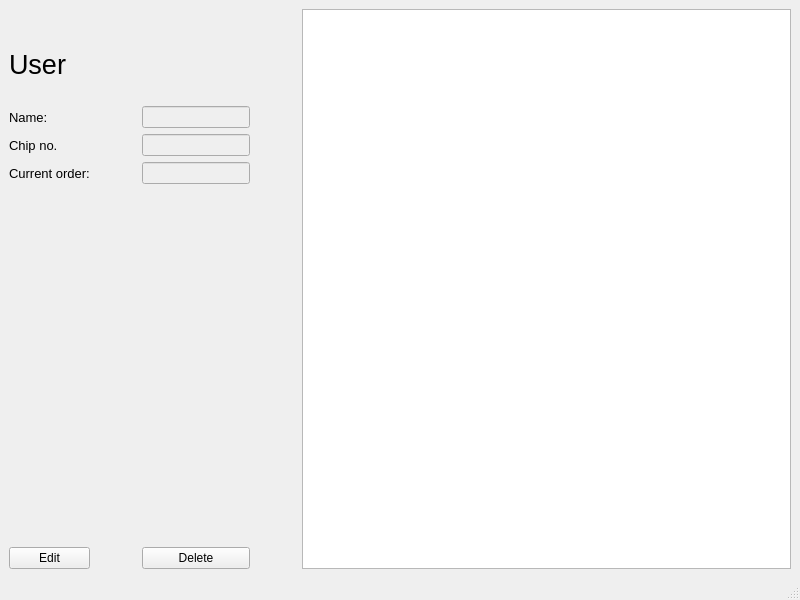
<?xml version="1.0" encoding="UTF-8"?>
<ui version="4.0">
 <class>UserTab</class>
 <widget class="QMainWindow" name="UserTab">
  <property name="geometry">
   <rect>
    <x>0</x>
    <y>0</y>
    <width>800</width>
    <height>600</height>
   </rect>
  </property>
  <property name="windowTitle">
   <string>User card</string>
  </property>
  <widget class="QWidget" name="centralwidget">
   <layout class="QHBoxLayout" name="horizontalLayout" stretch="0,2">
    <item>
     <layout class="QGridLayout" name="gridLayout">
      <item row="8" column="2">
       <widget class="QLineEdit" name="item_edit">
        <property name="enabled">
         <bool>false</bool>
        </property>
        <property name="readOnly">
         <bool>false</bool>
        </property>
       </widget>
      </item>
      <item row="5" column="1">
       <spacer name="horizontalSpacer">
        <property name="orientation">
         <enum>Qt::Horizontal</enum>
        </property>
        <property name="sizeHint" stdset="0">
         <size>
          <width>40</width>
          <height>20</height>
         </size>
        </property>
       </spacer>
      </item>
      <item row="1" column="0">
       <spacer name="verticalSpacer_2">
        <property name="orientation">
         <enum>Qt::Vertical</enum>
        </property>
        <property name="sizeType">
         <enum>QSizePolicy::Preferred</enum>
        </property>
        <property name="sizeHint" stdset="0">
         <size>
          <width>20</width>
          <height>40</height>
         </size>
        </property>
       </spacer>
      </item>
      <item row="5" column="3">
       <spacer name="horizontalSpacer_2">
        <property name="orientation">
         <enum>Qt::Horizontal</enum>
        </property>
        <property name="sizeHint" stdset="0">
         <size>
          <width>40</width>
          <height>20</height>
         </size>
        </property>
       </spacer>
      </item>
      <item row="5" column="2">
       <widget class="QLineEdit" name="name_edit">
        <property name="enabled">
         <bool>false</bool>
        </property>
        <property name="readOnly">
         <bool>false</bool>
        </property>
       </widget>
      </item>
      <item row="3" column="0" colspan="4">
       <widget class="QLabel" name="label_4">
        <property name="font">
         <font>
          <pointsize>20</pointsize>
         </font>
        </property>
        <property name="text">
         <string>User</string>
        </property>
       </widget>
      </item>
      <item row="8" column="0">
       <widget class="QLabel" name="item">
        <property name="font">
         <font>
          <pointsize>10</pointsize>
         </font>
        </property>
        <property name="text">
         <string>Current order:</string>
        </property>
       </widget>
      </item>
      <item row="9" column="0">
       <spacer name="verticalSpacer">
        <property name="orientation">
         <enum>Qt::Vertical</enum>
        </property>
        <property name="sizeHint" stdset="0">
         <size>
          <width>20</width>
          <height>40</height>
         </size>
        </property>
       </spacer>
      </item>
      <item row="7" column="2">
       <widget class="QLineEdit" name="id_edit">
        <property name="enabled">
         <bool>false</bool>
        </property>
        <property name="readOnly">
         <bool>false</bool>
        </property>
       </widget>
      </item>
      <item row="5" column="0">
       <widget class="QLabel" name="name">
        <property name="font">
         <font>
          <pointsize>10</pointsize>
         </font>
        </property>
        <property name="text">
         <string>Name:</string>
        </property>
       </widget>
      </item>
      <item row="7" column="0">
       <widget class="QLabel" name="id">
        <property name="font">
         <font>
          <pointsize>10</pointsize>
         </font>
        </property>
        <property name="text">
         <string>Chip no.</string>
        </property>
       </widget>
      </item>
      <item row="4" column="0">
       <spacer name="verticalSpacer_3">
        <property name="orientation">
         <enum>Qt::Vertical</enum>
        </property>
        <property name="sizeType">
         <enum>QSizePolicy::Preferred</enum>
        </property>
        <property name="sizeHint" stdset="0">
         <size>
          <width>20</width>
          <height>20</height>
         </size>
        </property>
       </spacer>
      </item>
      <item row="10" column="0">
       <widget class="QPushButton" name="edit">
        <property name="text">
         <string>Edit</string>
        </property>
       </widget>
      </item>
      <item row="10" column="2">
       <widget class="QPushButton" name="delete_2">
        <property name="text">
         <string>Delete</string>
        </property>
       </widget>
      </item>
     </layout>
    </item>
    <item>
     <widget class="QTableView" name="tableView">
      <property name="horizontalScrollBarPolicy">
       <enum>Qt::ScrollBarAlwaysOff</enum>
      </property>
     </widget>
    </item>
   </layout>
  </widget>
  <widget class="QMenuBar" name="menubar">
   <property name="geometry">
    <rect>
     <x>0</x>
     <y>0</y>
     <width>800</width>
     <height>22</height>
    </rect>
   </property>
  </widget>
  <widget class="QStatusBar" name="statusbar"/>
 </widget>
 <resources/>
 <connections/>
</ui>
